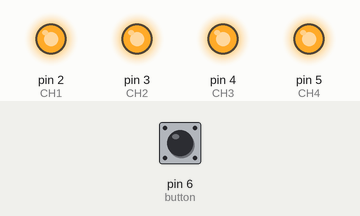
Simulated run of this sketch. Board: Arduino Uno, built with avr-gcc and run on an emulated ATmega328P. Shown: output pins drawn as LEDs (lit = HIGH). Dashed ring = blinking. The inputs (shaded band) are chosen by the test bench; at power-on: pin 6 (button) HIGH.

Above: at 2.2 s.
2.3 s: pin 6 (button) pulled LOW for 0.15 s
At 4.2 s:
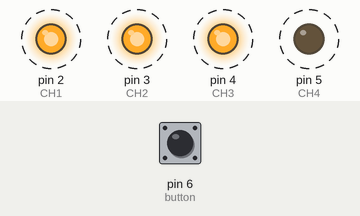
5.4 s: pin 6 (button) pulled LOW for 1 s
At 7.1 s:
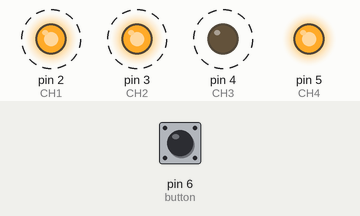
9.4 s: pin 6 (button) pulled LOW for 3.2 s
At 13.8 s:
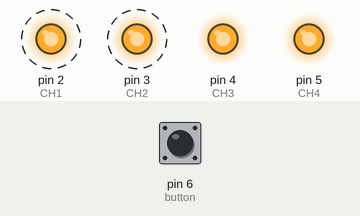
Timing chart, 0 to 15.3 s (numbered marks = the images above; inputs shaded):
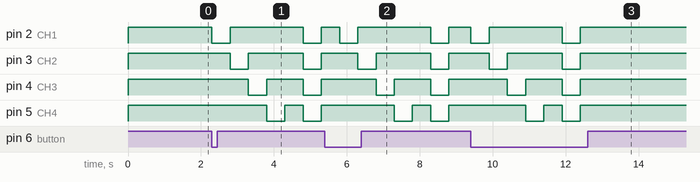

Measured:
- after the input at 2.3 s, pin 2 (CH1): alternates HIGH for 2.0 s and LOW for 0.50 s, starting at once; pin 3 (CH2): alternates HIGH for 1.5 s and LOW for 0.50 s, starting after 0.50 s; pin 4 (CH3): alternates HIGH for 1.0 s and LOW for 0.50 s, starting after 1.0 s; pin 5 (CH4): alternates HIGH for 0.50 s and LOW for 0.50 s, starting after 1.5 s
- after the input at 5.4 s, pin 2 (CH1): alternates HIGH for 2.0 s and LOW for 0.50 s, starting after 0.40 s; pin 3 (CH2): alternates HIGH for 1.5 s and LOW for 0.50 s, starting after 0.90 s; pin 4 (CH3): alternates HIGH for 1.0 s and LOW for 0.50 s, starting after 1.4 s; pin 5 (CH4): alternates HIGH for 0.50 s and LOW for 0.50 s, starting after 1.9 s
- after the input at 9.4 s, pin 2 (CH1): alternates HIGH for 2.0 s and LOW for 0.50 s, 4 changes in all, then stays HIGH, starting at once; pin 3 (CH2): alternates HIGH for 1.5 s and LOW for 0.50 s, 4 changes in all, then stays HIGH, starting after 0.50 s

The sketch:

_4_Channel_Relay_Example_02.ino
```cpp
/* ===============================================================
      Project: 4 Channel 5V Relay Module
       Author: Scott C
      Created: 7th Sept 2014
  Arduino IDE: 1.0.5
      Website: http://arduinobasics.blogspot.com.au
  Description: Explore the difference between NC and NO terminals.
================================================================== */

 /*
  Connect 5V on Arduino to VCC on Relay Module
  Connect GND on Arduino to GND on Relay Module

  Connect GND on Arduino to the Common Terminal (middle terminal) on Relay Module. */

 #define CH1 2   // Connect Digital Pin 8 on Arduino to CH1 on Relay Module
 #define CH2 3   // Connect Digital Pin 7 on Arduino to CH3 on Relay Module
 #define CH3 4   // Connect Digital Pin 7 on Arduino to CH3 on Relay Module
 #define CH4 5   // Connect Digital Pin 7 on Arduino to CH3 on Relay Module


 void setup(){

   // Setup all the relay Pins
   pinMode(CH1, OUTPUT);
   pinMode(CH2, OUTPUT);
   pinMode(CH3, OUTPUT);
   pinMode(CH4, OUTPUT);


   // Turn OFF any power to the Relay channels
   openRelay(CH1);
   openRelay(CH2);
   openRelay(CH3);
   openRelay(CH4);

   pinMode(6, INPUT_PULLUP);

   delay(1000); //Wait 1 second before starting sequence
 }

 void loop(){
  if (digitalRead(6) == LOW) {  // using a pullup, thus LOW means the button is pressed
    closeRelay(CH1);
    delay(500);

    openRelay(CH1);
    closeRelay(CH2);
    delay(500);

    openRelay(CH2);
    closeRelay(CH3);
    delay(500);

    openRelay(CH3);
    closeRelay(CH4);
    delay(500);

    openRelay(CH4);
    delay(500);

    closeRelay(CH1);
    closeRelay(CH2);
    closeRelay(CH3);
    closeRelay(CH4);
    delay(500);

    openRelay(CH1);
    openRelay(CH2);
    openRelay(CH3);
    openRelay(CH4);
    delay(500);
  }

 }

/*
 *  Sets the Normally Open (NO) terminal to OPEN
 *  Normally Closed will become Closed
 */
 void openRelay(int channel) {
  digitalWrite(channel, HIGH);
 }

/*
 *  Sets the Normally Open (NO) terminal to Closed.
 *  Normally Closed will become OPEN
 */
 void closeRelay(int channel) {
  digitalWrite(channel, LOW);
 }
```
